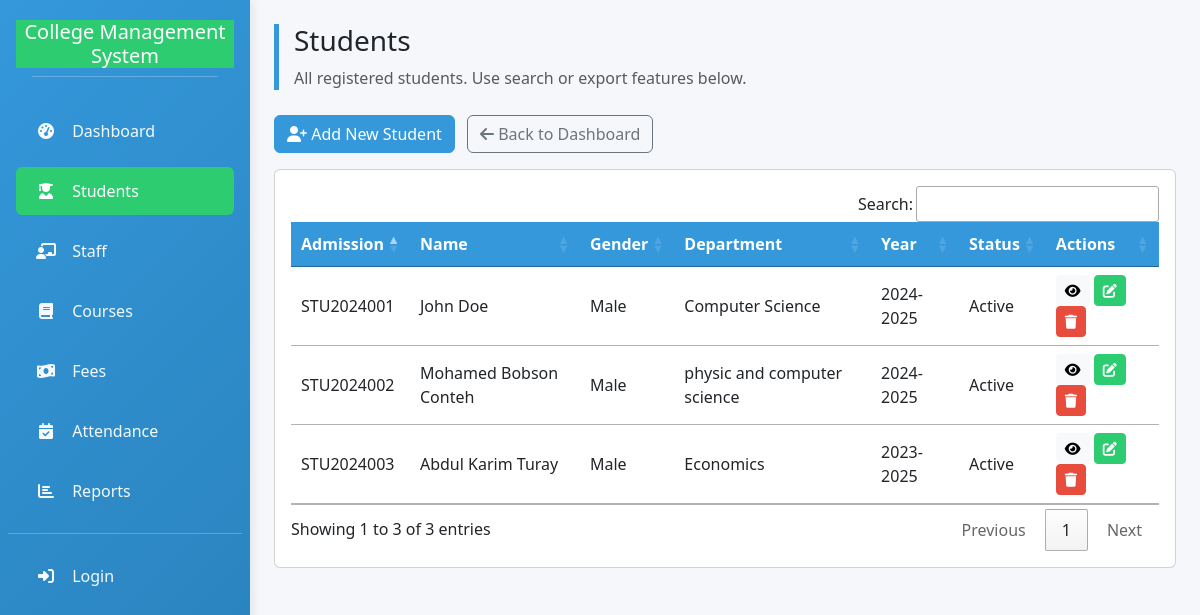
The app's page /students/, older data.
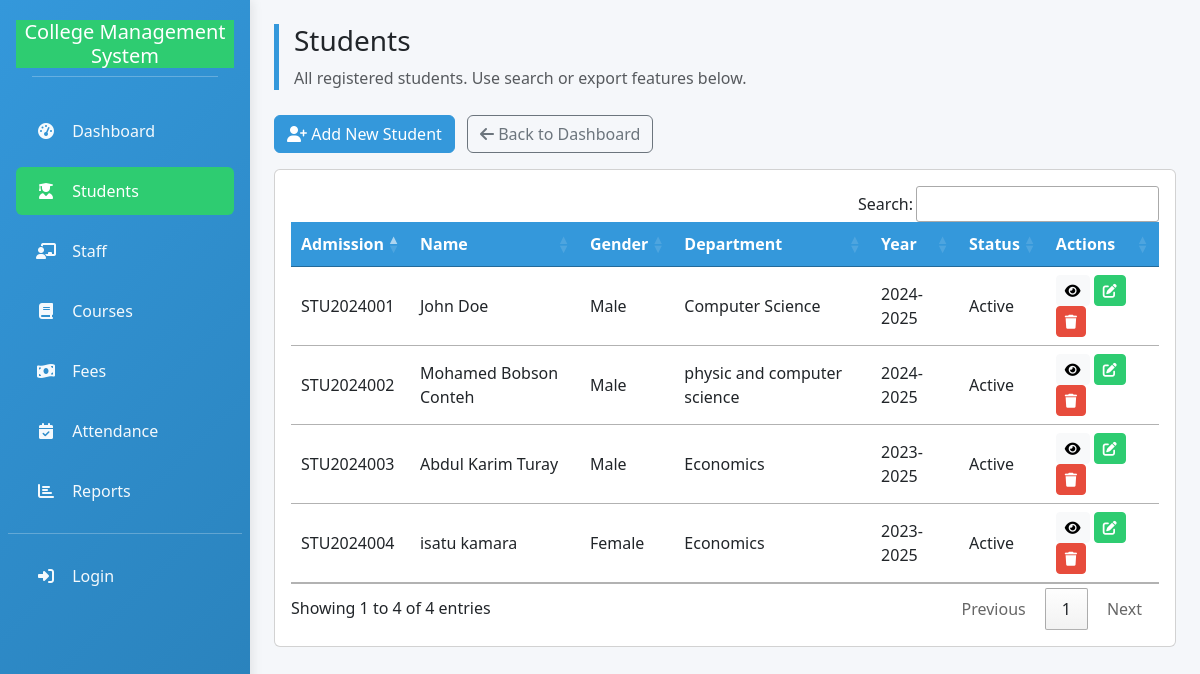
The same page, newer data.
### college_db/models.py (models this page shows, shortened)
class Student(models.Model):
    college = models.ForeignKey(College, on_delete=models.CASCADE)
    admission_number = models.CharField(max_length=50, unique=True)
    first_name = models.CharField(max_length=120)
    last_name = models.CharField(max_length=120)
    gender = models.CharField(max_length=1, choices=GENDER_CHOICES)
    date_of_birth = models.DateField(null=True, blank=True)
    phone = models.CharField(max_length=50, blank=True)
    email = models.EmailField(blank=True)
    address = models.TextField(blank=True)
    status = models.CharField(max_length=20, choices=STATUS_CHOICES, default='active')
    department = models.CharField(max_length=200, blank=True, null=True)
    academic_year = models.CharField(max_length=50, blank=True, null=True)
    created_at = models.DateTimeField(auto_now_add=True)

### college_db/views.py (the view)
# urls.py: path('students/', views.view_students, name='view_students'),
def view_students(request):
    students = Student.objects.select_related("college").all().order_by('admission_number')
    return render(request, 'college_db/view_students.html', {'students': students})

### college_db/templates/college_db/view_students.html (shortened to what this page needs)
{% extends 'college_db/base.html' %}
{% block extra_css %}
<link rel="stylesheet" href="https://cdn.datatables.net/1.13.6/css/jquery.dataTables.min.css">
<link rel="stylesheet" href="https://cdn.datatables.net/buttons/2.4.2/css/buttons.dataTables.min.css">
{% endblock %}
{% block content %}
<div class="page-header">
  <h3>Students</h3>
  <p class="text-muted">All registered students. Use search or export features below.</p>
</div>
<div class="mb-3 d-flex justify-content-between">
  <div>
    <a href="{% url 'add_student' %}" class="btn btn-primary"><i class="fas fa-user-plus"></i> Add New Student</a>
    <a href="{% url 'dashboard' %}" class="btn btn-outline-secondary ms-2"><i class="fas fa-arrow-left"></i> Back to Dashboard</a>
  </div>
</div>
<div class="card p-3">
  <div class="table-responsive">
    <table id="studentsTable" class="table align-middle">
      <thead>
        <tr>
          <th>Admission</th>
          <th>Name</th>
          <th>Gender</th>
          <th>Department</th>
          <th>Year</th>
          <th>Status</th>
          <th>Actions</th>
        </tr>
      </thead>
      <tbody>
        {% for s in students %}
        <tr>
          <td>{{ s.admission_number }}</td>
          <td>{{ s.first_name }} {{ s.last_name }}</td>
          <td>{{ s.get_gender_display }}</td>
          <td>{{ s.department }}</td>
          <td>{{ s.academic_year }}</td>
          <td>{{ s.status|capfirst }}</td>
          <td>
            <a class="btn btn-sm btn-light" href="{% url 'view_student' s.id %}" title="Open Page"><i class="fas fa-eye"></i></a>
            <a href="{% url 'edit_student' s.id %}" class="btn btn-sm btn-success"><i class="fas fa-edit"></i></a>
            <a href="{% url 'delete_student' s.id %}" class="btn btn-sm btn-danger"><i class="fas fa-trash"></i></a>
          </td>
        </tr>
        {% empty %}
        <tr>
          <td colspan="7" class="text-center text-muted">No students found.</td>
        </tr>
        {% endfor %}
      </tbody>
    </table>
  </div>
</div>
{% endblock %}

### college_db/templates/college_db/base.html (shortened to what this page needs)
{% load static %}
<!DOCTYPE html>
<html lang="en">
<head>
  <link href="https://cdn.jsdelivr.net/npm/bootstrap@5.3.0/dist/css/bootstrap.min.css" rel="stylesheet">
  <link rel="stylesheet" href="https://cdnjs.cloudflare.com/ajax/libs/font-awesome/6.4.0/css/all.min.css">
  {% block extra_css %}{% endblock %}
</head>
<body>
<div class="app-container">
  <div class="row g-0">
    <aside id="primarySidebar" class="sidebar">
      <div class="brand">
        <h5 class="mb-1 btn-success">College Management System</h5>
        <hr style="background-color: rgba(255,255,255,.2); margin: .5rem 1rem;">
      </div>
      <nav class="nav flex-column px-2 pb-4">
        <a class="nav-link {% if request.path == '/dashboard/' %}active{% endif %}" href="{% url 'dashboard' %}">
          <i class="fas fa-tachometer-alt"></i> Dashboard
        </a>
        <a class="nav-link {% if 'student' in request.path %}active{% endif %}" href="{% url 'view_students' %}">
          <i class="fas fa-user-graduate"></i> Students
        </a>
        <a class="nav-link {% if 'staff' in request.path %}active{% endif %}" href="{% url 'view_staff' %}">
          <i class="fas fa-chalkboard-teacher"></i> Staff
        </a>
        <a class="nav-link {% if 'course' in request.path %}active{% endif %}" href="{% url 'view_courses' %}">
          <i class="fas fa-book"></i> Courses
        </a>
        <a class="nav-link {% if 'fee' in request.path %}active{% endif %}" href="{% url 'view_fees' %}">
          <i class="fas fa-money-bill-wave"></i> Fees
        </a>
        <a class="nav-link {% if 'attendance' in request.path %}active{% endif %}" href="{% url 'view_attendances' %}">
          <i class="fas fa-calendar-check"></i> Attendance
        </a>
        <a class="nav-link {% if 'report' in request.path %}active{% endif %}" href="{% url 'view_reports' %}">
          <i class="fas fa-chart-bar"></i> Reports
        </a>
        <hr style="background-color: rgba(255,255,255,.2); margin: .75rem 0;">
        {% if request.user.is_authenticated %}
          <a class="nav-link" href="{% url 'logout' %}"><i class="fas fa-sign-out-alt"></i> Logout</a>
        {% else %}
          <a class="nav-link" href="{% url 'login' %}"><i class="fas fa-sign-in-alt"></i> Login</a>
        {% endif %}
      </nav>
    </aside>
    <main class="main-content col">
      {% block content %}{% endblock %}
    </main>
  </div>
</div>
</body>
</html>

### college_db/templates/college_db/base.html (style rules this page uses)
:root { --primary: #3498db; --secondary: #2ecc71; --accent: #e74c3c; --light: #f8f9fa; --dark: #34495e; --warning: #f39c12; --info: #17a2b8; }
body { background-color: #f5f7fa; font-family: 'Segoe UI', Tahoma, Geneva, Verdana, sans-serif; }
.app-container { min-height:100vh; }
.sidebar { background: linear-gradient(135deg, var(--primary), #2980b9); color: white; height: 100vh; padding-top: 20px; box-shadow: 3px 0 10px rgba(0,0,0,0.08); position: fixed; top: 0; bottom: 0; left: 0; width: 250px; overflow-y: auto; z-index: 1050; transition: transform .3s ease; }
.sidebar .brand { padding: 0 1rem 1rem 1rem; text-align:center; }
.sidebar .nav-link { color: rgba(255,255,255,.95); padding: 12px 18px; margin:6px 8px; border-radius:6px; transition: all .2s; }
.sidebar .nav-link.active { background-color: var(--secondary); color: #fff; }
.sidebar .nav-link i { margin-right:10px; width:24px; text-align:center; }
.main-content { margin-left: 250px; padding: 24px; transition: margin-left .3s ease; }
.page-header { border-left: 5px solid var(--primary); padding-left: 15px; margin-bottom: 25px; }
.btn-primary { background-color: var(--primary); border-color: var(--primary); }
.btn-success { background-color: var(--secondary); border-color: var(--secondary); }
.btn-danger { background-color: var(--accent); border-color: var(--accent); }
.table thead th { background-color: var(--primary); color:#fff; }

Row changes from the older to the newer data that the page shows:
added Student: admission_number "STU2024004", first_name "isatu", last_name "kamara", gender "Female", department "Economics", academic_year "2023-2025", status "Active"
Text that changed along with them:
text written by a page script: "Search: Showing 1 to 3 of 3 entries Previous 1 Next" → "Search: Showing 1 to 4 of 4 entries Previous 1 Next"
